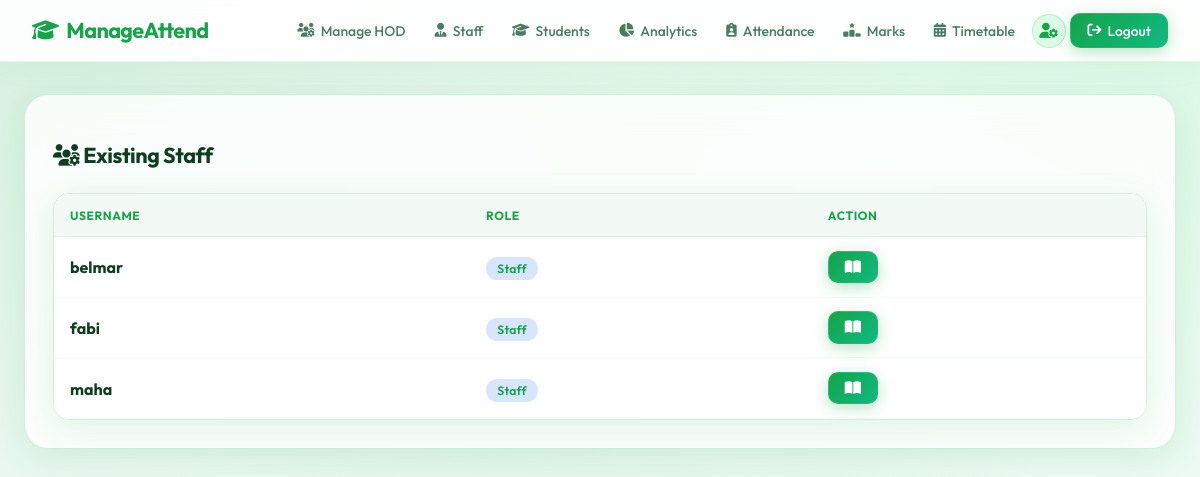
Screenshot of /manage_staff (signed in) with the database file from the repository.
### models.py (models this page shows, shortened)
class User(db.Model, UserMixin):
    __tablename__ = 'users'
    id = db.Column(db.Integer, primary_key=True)
    username = db.Column(db.String(80), unique=True, nullable=False)
    password_hash = db.Column(db.String(256), nullable=False)
    role = db.Column(db.String(20), nullable=False) # 'principal', 'hod', 'staff', 'student'
    department = db.Column(db.String(80), nullable=True)
    year = db.Column(db.Integer, nullable=True)
    student_id = db.Column(db.Integer, db.ForeignKey('students.id'), nullable=True)
    student = db.relationship('Student', backref='user_account', uselist=False, cascade='all, delete')

### app.py (the view, shortened to what this page needs)
@app.route('/manage_staff', methods=['GET', 'POST'])
@login_required
def manage_staff():
    if current_user.role not in ['principal', 'hod']:
        return redirect(url_for('index'))
    if request.method == 'POST' and current_user.role == 'principal':
        flash('Principals only have view access to staff management.', 'warning')
        return redirect(url_for('manage_staff'))
    query = User.query.filter_by(role='staff')
    if current_user.role == 'hod':
        from models import StaffAllocation
        staff_ids = db.session.query(StaffAllocation.staff_id).filter_by(department=current_user.department).distinct()
        query = query.filter((User.department == current_user.department) | (User.id.in_(staff_ids)))
    staff_members = query.all()
    return render_template('manage_staff.html', staff_members=staff_members)

### app.py (called while the page is built)
@login_manager.user_loader
def load_user(user_id):
    return User.query.get(int(user_id))

### templates/manage_staff.html (shortened to what this page needs)
{% extends 'base.html' %}
{% block content %}
<div class="grid {% if current_user.role != 'principal' %}grid-cols-2{% else %}grid-cols-1{% endif %}" style="gap: 2rem; align-items: flex-start;">
    <div class="glass-panel">
        <h2><i class="fa-solid fa-users-gear"></i> Existing Staff</h2>
        <div class="table-container" style="margin-top: 1.5rem;">
            <table>
                <thead>
                    <tr>
                        <th>Username</th>
                        <th>Role</th>
                        <th>Action</th>
                    </tr>
                </thead>
                <tbody>
                    {% for staff in staff_members %}
                    <tr>
                        <td><strong>{{ staff.username }}</strong></td>
                        <td><span class="badge" style="background: rgba(59,130,246,0.2); color: var(--accent-color);">Staff</span></td>
                        <td style="display: flex; gap: 0.5rem;">
                            <a href="{{ url_for('manage_allocations', staff_id=staff.id) }}" class="btn btn-primary" style="padding: 0.5rem 1rem; background-color: var(--success);" title="Manage Allocations">
                                <i class="fa-solid fa-book-open"></i>
                            </a>
                        </td>
                    </tr>
                    {% else %}
                    <tr>
                        <td colspan="3" style="text-align: center; color: var(--text-secondary);">No staff members found.</td>
                    </tr>
                    {% endfor %}
                </tbody>
            </table>
        </div>
    </div>
</div>
{% endblock %}

### static/css/style.css (style rules this page uses)
:root { --bg-color: #f0faf4; --text-primary: #0f3d22; --text-secondary: #4a7c60; --accent-color: #16a34a; --accent-hover: #15803d; --accent-light: #dcfce7; --accent-glow: rgba(22, 163, 74, 0.25); --glass-bg: rgba(255, 255, 255, 0.82); --glass-border: rgba(22, 163, 74, 0.18); --card-shadow: 0 8px 32px rgba(22, 163, 74, 0.12); --navbar-bg: rgba(255, 255, 255, 0.92); --navbar-h: 62px; --success: #16a34a; --danger: #dc2626; --warning: #d97706; --radius-sm: 10px; --radius-md: 16px; --radius-lg: 24px; }
*, *::before, *::after { box-sizing: border-box; }
html { scroll-behavior: smooth; }
body { font-family: 'Outfit', sans-serif; background-color: var(--bg-color); background-image: radial-gradient(at 0% 0%, rgba(22,163,74,.12) 0px, transparent 55%), radial-gradient(at 100% 0%, rgba(134,239,172,.2) 0px, transparent 50%), radial-gradient(at 50% 100%, rgba(22,163,74,.08) 0px, transparent 60%); color: var(--text-primary); margin: 0; min-height: 100vh; display: flex; flex-direction: column; -webkit-font-smoothing: antialiased; }
.glass-panel { background: var(--glass-bg); backdrop-filter: blur(16px); -webkit-backdrop-filter: blur(16px); border: 1px solid var(--glass-border); border-radius: var(--radius-lg); box-shadow: var(--card-shadow); padding: 1.75rem; }
.btn { padding: 0.65rem 1.4rem; border-radius: 10px; border: none; font-family: 'Outfit', sans-serif; font-weight: 600; font-size: 0.9rem; cursor: pointer; transition: all 0.22s ease; text-decoration: none; display: inline-flex; justify-content: center; align-items: center; gap: 0.45rem; white-space: nowrap; }
.btn-primary { background: linear-gradient(135deg, #16a34a, #10b981); color: #ffffff !important; box-shadow: 0 4px 15px rgba(22, 163, 74, 0.3); border: 1px solid rgba(255,255,255,0.1); }
.table-container { overflow-x: auto; -webkit-overflow-scrolling: touch; border-radius: var(--radius-md); border: 1px solid var(--glass-border); margin-top: 1rem; box-shadow: var(--card-shadow); }
table { width: 100%; border-collapse: collapse; background: #ffffff; min-width: 480px; }
th, td { padding: 0.85rem 1rem; text-align: left; border-bottom: 1px solid #f0fdf4; }
th { background: rgba(22,163,74,0.05); font-weight: 700; color: var(--accent-color); font-size: 0.75rem; text-transform: uppercase; letter-spacing: 0.05em; border-bottom: 1px solid rgba(22,163,74,0.1); white-space: nowrap; }
thead tr th:first-child { border-top-left-radius: var(--radius-sm); }
thead tr th:last-child { border-top-right-radius: var(--radius-sm); }
.badge { padding: 0.25rem 0.7rem; border-radius: 9999px; font-size: 0.76rem; font-weight: 600; letter-spacing: 0.02em; white-space: nowrap; }
.grid { display: grid; gap: 1.5rem; }
h1, h2, h3 { font-weight: 700; letter-spacing: -0.02em; color: var(--text-primary); }
h2 { font-size: 1.35rem; }

### rows the page displays
User: username "belmar"
User: username "fabi"
User: username "maha"
